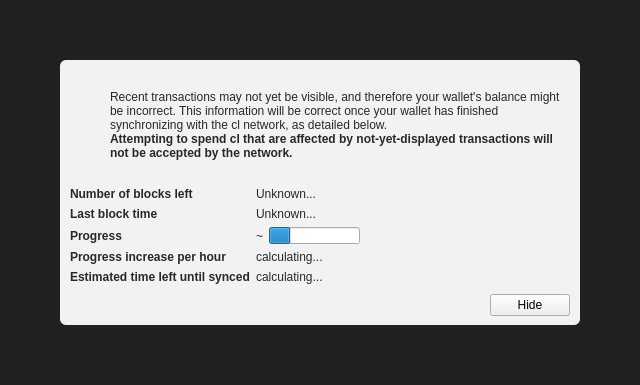
<?xml version="1.0" encoding="UTF-8"?>
<ui version="4.0">
 <class>ModalOverlay</class>
 <widget class="ModalOverlay" name="ModalOverlay">
  <property name="geometry">
   <rect>
    <x>0</x>
    <y>0</y>
    <width>640</width>
    <height>385</height>
   </rect>
  </property>
  <property name="windowTitle">
   <string>Form</string>
  </property>
  <layout class="QVBoxLayout" name="verticalLayout" stretch="0">
   <property name="sizeConstraint">
    <enum>QLayout::SetDefaultConstraint</enum>
   </property>
   <property name="leftMargin">
    <number>0</number>
   </property>
   <property name="topMargin">
    <number>0</number>
   </property>
   <property name="rightMargin">
    <number>0</number>
   </property>
   <property name="bottomMargin">
    <number>0</number>
   </property>
   <item>
    <widget class="QWidget" name="bgWidget" native="true">
     <property name="styleSheet">
      <string notr="true">#bgWidget { background: rgba(0,0,0,220); }</string>
     </property>
     <layout class="QVBoxLayout" name="verticalLayoutMain" stretch="1">
      <property name="leftMargin">
       <number>60</number>
      </property>
      <property name="topMargin">
       <number>60</number>
      </property>
      <property name="rightMargin">
       <number>60</number>
      </property>
      <property name="bottomMargin">
       <number>60</number>
      </property>
      <item>
       <widget class="QWidget" name="contentWidget" native="true">
        <property name="styleSheet">
         <string notr="true">#contentWidget { background: rgba(255,255,255,240); border-radius: 6px; }

QLabel { color: rgb(40,40,40);  }</string>
        </property>
        <layout class="QVBoxLayout" name="verticalLayoutSub" stretch="1,0,0,0">
         <property name="spacing">
          <number>0</number>
         </property>
         <property name="leftMargin">
          <number>10</number>
         </property>
         <property name="topMargin">
          <number>10</number>
         </property>
         <property name="rightMargin">
          <number>10</number>
         </property>
         <property name="bottomMargin">
          <number>10</number>
         </property>
         <item>
          <layout class="QHBoxLayout" name="horizontalLayoutIconText" stretch="0,1">
           <property name="topMargin">
            <number>20</number>
           </property>
           <item>
            <layout class="QVBoxLayout" name="verticalLayoutIcon">
             <property name="leftMargin">
              <number>0</number>
             </property>
             <item>
              <widget class="QPushButton" name="warningIcon">
               <property name="enabled">
                <bool>false</bool>
               </property>
               <property name="text">
                <string/>
               </property>
               <property name="icon">
                <iconset>
                 <normaloff>:/icons/warning</normaloff>
                 <disabledoff>:/icons/warning</disabledoff>:/icons/warning</iconset>
               </property>
               <property name="iconSize">
                <size>
                 <width>48</width>
                 <height>48</height>
                </size>
               </property>
               <property name="flat">
                <bool>true</bool>
               </property>
              </widget>
             </item>
             <item>
              <spacer name="verticalSpacerWarningIcon">
               <property name="orientation">
                <enum>Qt::Vertical</enum>
               </property>
               <property name="sizeHint" stdset="0">
                <size>
                 <width>20</width>
                 <height>40</height>
                </size>
               </property>
              </spacer>
             </item>
            </layout>
           </item>
           <item>
            <layout class="QVBoxLayout" name="verticalLayoutInfoText">
             <property name="leftMargin">
              <number>0</number>
             </property>
             <property name="topMargin">
              <number>0</number>
             </property>
             <item>
              <widget class="QLabel" name="infoText">
               <property name="text">
                <string>Recent transactions may not yet be visible, and therefore your wallet's balance might be incorrect. This information will be correct once your wallet has finished synchronizing with the cl network, as detailed below.</string>
               </property>
               <property name="textFormat">
                <enum>Qt::RichText</enum>
               </property>
               <property name="wordWrap">
                <bool>true</bool>
               </property>
              </widget>
             </item>
             <item>
              <widget class="QLabel" name="infoTextStrong">
               <property name="font">
                <font>
                 <weight>75</weight>
                 <bold>true</bold>
                </font>
               </property>
               <property name="text">
                <string>Attempting to spend cl that are affected by not-yet-displayed transactions will not be accepted by the network.</string>
               </property>
               <property name="textFormat">
                <enum>Qt::RichText</enum>
               </property>
               <property name="wordWrap">
                <bool>true</bool>
               </property>
              </widget>
             </item>
             <item>
              <spacer name="verticalSpacerInTextSpace">
               <property name="orientation">
                <enum>Qt::Vertical</enum>
               </property>
               <property name="sizeHint" stdset="0">
                <size>
                 <width>20</width>
                 <height>40</height>
                </size>
               </property>
              </spacer>
             </item>
            </layout>
           </item>
          </layout>
         </item>
         <item>
          <spacer name="verticalSpacerAfterText">
           <property name="orientation">
            <enum>Qt::Vertical</enum>
           </property>
           <property name="sizeHint" stdset="0">
            <size>
             <width>20</width>
             <height>40</height>
            </size>
           </property>
          </spacer>
         </item>
         <item>
          <layout class="QFormLayout" name="formLayout">
           <property name="fieldGrowthPolicy">
            <enum>QFormLayout::FieldsStayAtSizeHint</enum>
           </property>
           <property name="horizontalSpacing">
            <number>6</number>
           </property>
           <property name="verticalSpacing">
            <number>6</number>
           </property>
           <property name="topMargin">
            <number>10</number>
           </property>
           <item row="0" column="0">
            <widget class="QLabel" name="labelNumberOfBlocksLeft">
             <property name="font">
              <font>
               <weight>75</weight>
               <bold>true</bold>
              </font>
             </property>
             <property name="text">
              <string>Number of blocks left</string>
             </property>
            </widget>
           </item>
           <item row="0" column="1">
            <widget class="QLabel" name="numberOfBlocksLeft">
             <property name="text">
              <string>Unknown...</string>
             </property>
            </widget>
           </item>
           <item row="1" column="0">
            <widget class="QLabel" name="labelLastBlockTime">
             <property name="font">
              <font>
               <weight>75</weight>
               <bold>true</bold>
              </font>
             </property>
             <property name="text">
              <string>Last block time</string>
             </property>
            </widget>
           </item>
           <item row="1" column="1">
            <widget class="QLabel" name="newestBlockDate">
             <property name="sizePolicy">
              <sizepolicy hsizetype="Maximum" vsizetype="Preferred">
               <horstretch>0</horstretch>
               <verstretch>0</verstretch>
              </sizepolicy>
             </property>
             <property name="text">
              <string>Unknown...</string>
             </property>
            </widget>
           </item>
           <item row="2" column="0">
            <widget class="QLabel" name="labelSyncDone">
             <property name="font">
              <font>
               <weight>75</weight>
               <bold>true</bold>
              </font>
             </property>
             <property name="text">
              <string>Progress</string>
             </property>
            </widget>
           </item>
           <item row="2" column="1">
            <layout class="QHBoxLayout" name="horizontalLayoutSync" stretch="0,1">
             <item>
              <widget class="QLabel" name="percentageProgress">
               <property name="text">
                <string notr="true">~</string>
               </property>
              </widget>
             </item>
             <item>
              <widget class="QProgressBar" name="progressBar">
               <property name="value">
                <number>24</number>
               </property>
               <property name="format">
                <string/>
               </property>
              </widget>
             </item>
            </layout>
           </item>
           <item row="4" column="0">
            <widget class="QLabel" name="labelProgressIncrease">
             <property name="font">
              <font>
               <weight>75</weight>
               <bold>true</bold>
              </font>
             </property>
             <property name="text">
              <string>Progress increase per hour</string>
             </property>
            </widget>
           </item>
           <item row="4" column="1">
            <widget class="QLabel" name="progressIncreasePerH">
             <property name="text">
              <string>calculating...</string>
             </property>
            </widget>
           </item>
           <item row="5" column="0">
            <widget class="QLabel" name="labelEstimatedTimeLeft">
             <property name="font">
              <font>
               <weight>75</weight>
               <bold>true</bold>
              </font>
             </property>
             <property name="text">
              <string>Estimated time left until synced</string>
             </property>
            </widget>
           </item>
           <item row="5" column="1">
            <widget class="QLabel" name="expectedTimeLeft">
             <property name="text">
              <string>calculating...</string>
             </property>
            </widget>
           </item>
          </layout>
         </item>
         <item>
          <layout class="QHBoxLayout" name="horizontalLayoutButtons">
           <property name="leftMargin">
            <number>10</number>
           </property>
           <property name="topMargin">
            <number>10</number>
           </property>
           <item>
            <spacer name="horizontalSpacer">
             <property name="orientation">
              <enum>Qt::Horizontal</enum>
             </property>
             <property name="sizeHint" stdset="0">
              <size>
               <width>40</width>
               <height>20</height>
              </size>
             </property>
            </spacer>
           </item>
           <item>
            <widget class="QPushButton" name="closeButton">
             <property name="text">
              <string>Hide</string>
             </property>
            </widget>
           </item>
          </layout>
         </item>
        </layout>
       </widget>
      </item>
     </layout>
    </widget>
   </item>
  </layout>
 </widget>
 <customwidgets>
  <customwidget>
   <class>ModalOverlay</class>
   <extends>QWidget</extends>
   <header>modaloverlay.h</header>
   <container>1</container>
  </customwidget>
 </customwidgets>
 <resources/>
 <connections/>
</ui>
